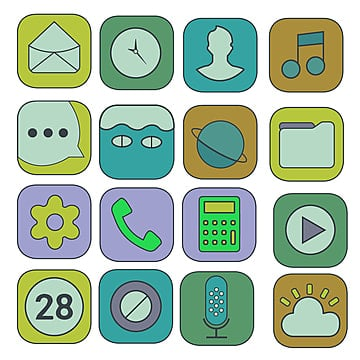
#> input picture dataset/internet/random.jpg, 360 x 360 px
$ python -i m04_morphology.py   (imports and definitions only)
#> lines starting #> are read from the running program, lines starting #| are printed output that depends on the picture; after the words box and inside, x2 and y2 are one past the last pixel; in counts of white or black regions, pixels touching at a corner belong together
import cv2
import numpy as np
from scipy import ndimage
from skimage import morphology, feature, segmentation


# [61 lines left out: functions get_structuring_element, morphology_op, extract_boundary, skeletonize_binary, not called in this run]


def separate_touching_objects(bin_img: np.ndarray, min_distance: int = 10) -> tuple[np.ndarray, int]:
    """
    Separates touching objects using Distance Transform and Watershed segmentation.
    Returns:
        labels: 2D integer array with distinct object IDs
        count: Number of unique objects detected
    """
    binary = (bin_img > 0).astype(np.uint8)
    distance = ndimage.distance_transform_edt(binary)

    coords = feature.peak_local_max(distance, min_distance=min_distance, labels=binary)
    mask = np.zeros(distance.shape, dtype=bool)
    mask[tuple(coords.T)] = True
    markers, _ = ndimage.label(mask)
    labels = segmentation.watershed(-distance, markers, mask=binary)
    unique_objects = np.unique(labels)
    count = int(np.count_nonzero(unique_objects > 0))
    return labels, count

>>> import cv2
>>> picture = cv2.imread('../dataset/internet/random.jpg', cv2.IMREAD_GRAYSCALE)
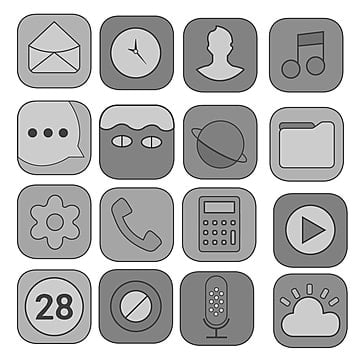
#> picture: shape (360, 360); min 0, max 255, mean 184.5
>>> result = separate_touching_objects(picture)
#> in separate_touching_objects, `binary = (bin_img > 0).astype(np.uint8)`:
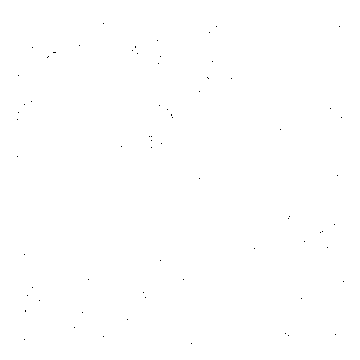
#> binary: shape (360, 360); values 0 (black) and 1 (white), 99.9% white; black in thin lines or dots, all inside (x1, y1, x2, y2) = (17, 23, 344, 344)
#> in separate_touching_objects, `distance = ndimage.distance_transform_edt(binary)`:
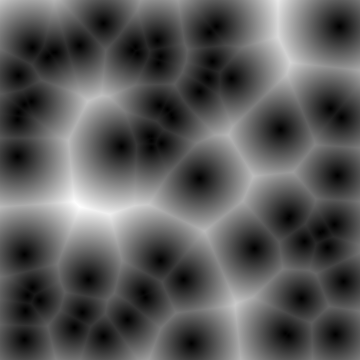
#> distance: shape (360, 360) float64; min 0, max 73, mean 25.3; drawn with min black and max white
#> in separate_touching_objects, `coords = feature.peak_local_max(distance, min_distance=min_distance, l..`: coords = 46 pairs, first value 10 to 349, second value 10 to 349
#> in separate_touching_objects, `labels = segmentation.watershed(-distance, markers, mask=binary)`:
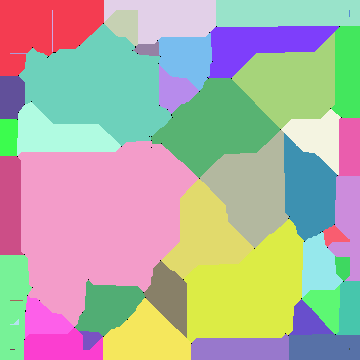
#> labels: shape (360, 360) int32; 47 distinct labels, from 0 to 46; one colour per label, 0 black
#> in separate_touching_objects, `unique_objects = np.unique(labels)`: unique_objects = 47 values from 0 to 46
#> in separate_touching_objects, `count = int(np.count_nonzero(unique_objects > 0))`: count = 46
